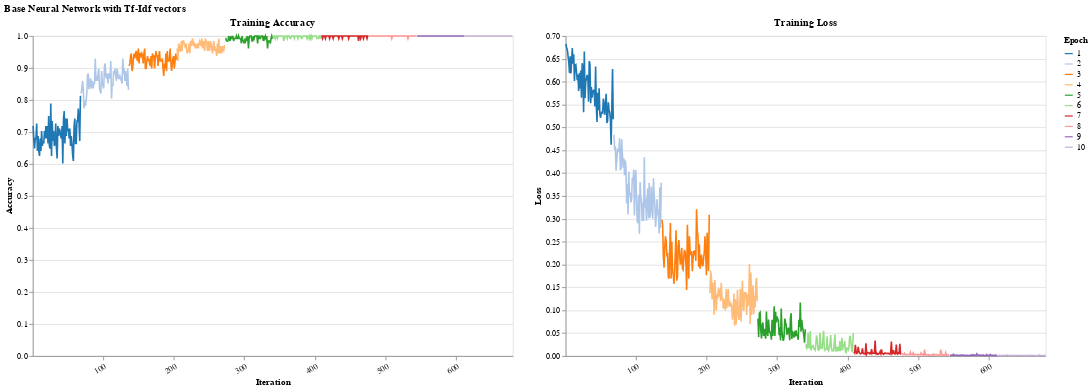

This figure's notebook cell:
### Code cell
with torch.no_grad():
    # X_test = torch.stack([dta[0] for dta in test])
    X_test = torch.stack([test[0] for test in test_data_nn]).cpu()
    y_test = torch.stack([test[1] for test in test_data_nn]).cpu()
    y_pred = model_nn.predict(X_test).cpu()


print(precision_recall_fscore_support(y_test, y_pred, average='binary'))
print("AUC", roc_auc_score(y_test, y_pred))

# Plot training accuracy and loss side-by-side
plot_results(model_nn, train_config, dataloader)

### Figure 1 — Vega-Lite specification as saved in the notebook (floating-point values rounded to 4 significant figures; data arrays with more than 128 entries replaced by an {"elided": "..."} marker saying what was removed)
{"config": {"view": {"continuousWidth": 300, "continuousHeight": 300}}, "hconcat": [{"mark": {"type": "line"}, "encoding": {"color": {"field": "epoch", "scale": {"scheme": "category20"}, "title": "Epoch", "type": "nominal"}, "x": {"axis": {"labelAngle": -30, "title": "Iteration", "values": [0, 100, 200, 300, 400, 500, 600]}, "field": "iteration", "type": "nominal"}, "y": {"axis": {"title": "Accuracy"}, "field": "training_acc", "type": "quantitative"}}, "height": 400, "title": "Training Accuracy", "width": 600}, {"mark": {"type": "line"}, "encoding": {"color": {"field": "epoch", "scale": {"scheme": "category20"}, "title": "Epoch", "type": "nominal"}, "x": {"axis": {"labelAngle": -30, "title": "Iteration", "values": [0, 100, 200, 300, 400, 500, 600]}, "field": "iteration", "type": "nominal"}, "y": {"axis": {"title": "Loss"}, "field": "training_loss", "type": "quantitative"}}, "height": 400, "title": "Training Loss", "width": 600}], "data": {"name": "data-b7845598ad28d7e4bf495816e7e37269"}, "title": "Base Neural Network with Tf-Idf vectors", "$schema": "https://vega.github.io/schema/vega-lite/v5.17.0.json", "datasets": {"data-b7845598ad28d7e4bf495816e7e37269": {"elided": "680 records"}}}
